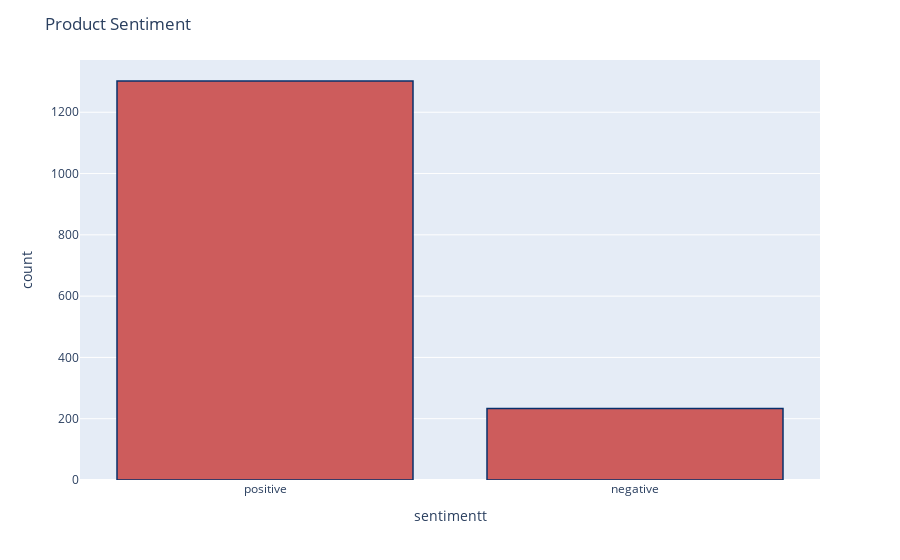

Notebook source saved alongside this figure:
### Markdown cell above
## Distribution of sentiments amongst samples.

### Code cell
df['sentimentt'] = df['sentiment'].replace({-1 : 'negative'})
df['sentimentt'] = df['sentimentt'].replace({1 : 'positive'})
fig = px.histogram(df, x="sentimentt")
fig.update_traces(marker_color="indianred",marker_line_color='rgb(8,48,107)',
                  marker_line_width=1.5)
fig.update_layout(title_text='Product Sentiment')
fig.show()

### Figure 1 — Plotly figure (JSON) as saved in the notebook; plotly's stock layout.template omitted (floating-point values rounded to 4 significant figures; data arrays with more than 128 entries replaced by an {"elided": "..."} marker saying what was removed)
{"data": [{"alignmentgroup": "True", "bingroup": "x", "hovertemplate": "sentimentt=%{x}<br>count=%{y}<extra></extra>", "legendgroup": "", "marker": {"color": "indianred", "line": {"color": "rgb(8,48,107)", "width": 1.5}}, "name": "", "offsetgroup": "", "orientation": "v", "showlegend": false, "type": "histogram", "x": {"elided": "1535 str values"}, "xaxis": "x", "yaxis": "y"}], "layout": {"barmode": "relative", "legend": {"tracegroupgap": 0}, "margin": {"t": 60}, "title": {"text": "Product Sentiment"}, "xaxis": {"anchor": "y", "domain": [0, 1], "title": {"text": "sentimentt"}}, "yaxis": {"anchor": "x", "domain": [0, 1], "title": {"text": "count"}}}}
